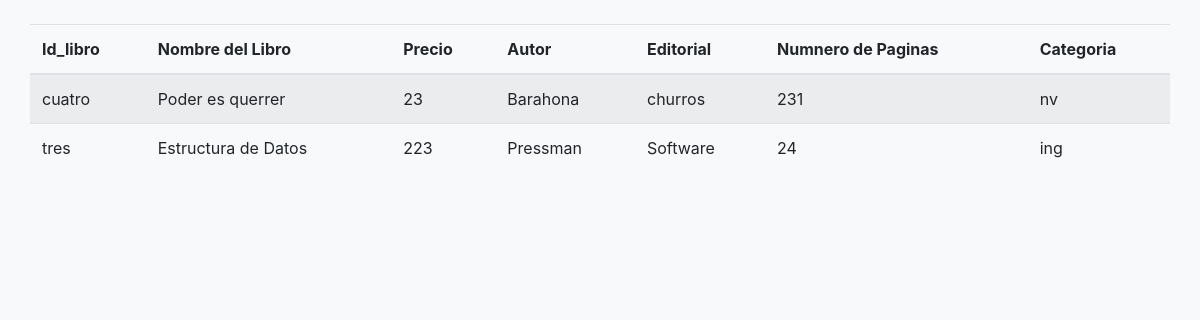
The page /Views/Admin/Content/view.php on the database its author committed.
### tables this page shows
CREATE TABLE `libros` (
  `id_libro` varchar(20) NOT NULL,
  `nombre_libro` varchar(50) NOT NULL,
  `precio` int(11) NOT NULL,
  `autor` varchar(20) NOT NULL,
  `editorial` varchar(50) NOT NULL,
  `n_pagias` int(11) NOT NULL,
  `categoria_id` varchar(50) NOT NULL
);

### Views/Admin/Content/view.php (the view, shortened to what this page needs)
<!doctype html>
<html lang="es-ES">
  <head>
    <link href="Models/Public/css/bootstrap.min.css" rel="stylesheet">
      <link href="Models/Public/css/style.css" rel="stylesheet">
  </head>
  <body class="bg-light">
      <div class="container-fluid py-4">
        <div class="container">
            <div class="row">
				<table class="table table-striped">
					<thead>
						<tr>
							<th>Id_libro</th>
							<th>Nombre del Libro</th>
							<th>Precio</th>
                            <th>Autor</th>
							<th>Editorial</th>
							<th>Numnero de Paginas</th>
                            <th>Categoria</th>
						</tr>
					</thead>
					<tbody>
                    <?php
                    $conexx = mysqli_connect("localhost","root","","libreria");
                    $consulta = "SELECT * FROM libros";
                    $row = mysqli_query($conexx,$consulta);
                    if($row){
                        while($value = $row->fetch_array()){
                            $Id =$value['id_libro'];
                            $nombre =$value['nombre_libro'];
                            $precio =$value['precio'];
                            $autor =$value['autor'];
                            $edi =$value['editorial'];
                            $npag =$value['n_pagias'];
                            $cat =$value['categoria_id'];
            ?>
    <tr>
        <td><?php echo $Id; ?></td>
        <td><?php echo $nombre; ?></td>
        <td><?php echo  $precio; ?></td>
        <td><?php echo $autor; ?></td>
        <td><?php echo $edi; ?></td>
        <td><?php echo $npag; ?></td>
        <td><?php echo $cat; ?></td>
          <?php
        }
    }
?>
					</tbody>
				</table>
        </div>
        </div>
        </div>

### rows shown on the page
libros: id_libro "cuatro", nombre_libro "Poder es querrer", precio "23", autor "Barahona", editorial "churros", n_pagias "231", categoria "nv"
libros: id_libro "tres", nombre_libro "Estructura de Datos", precio "223", autor "Pressman", editorial "Software", n_pagias "24", categoria "ing"
